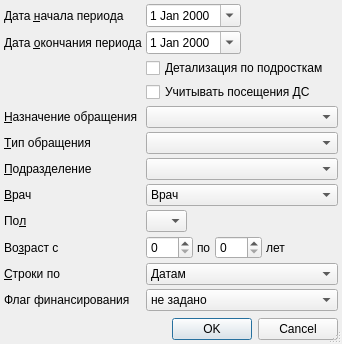
<?xml version="1.0" encoding="UTF-8"?>
<ui version="4.0">
 <class>ReportF39ModSetupDialog</class>
 <widget class="QDialog" name="ReportF39ModSetupDialog">
  <property name="windowModality">
   <enum>Qt::ApplicationModal</enum>
  </property>
  <property name="geometry">
   <rect>
    <x>0</x>
    <y>0</y>
    <width>342</width>
    <height>344</height>
   </rect>
  </property>
  <property name="windowTitle">
   <string>параметры отчёта</string>
  </property>
  <property name="sizeGripEnabled">
   <bool>true</bool>
  </property>
  <layout class="QGridLayout">
   <property name="margin">
    <number>4</number>
   </property>
   <property name="spacing">
    <number>4</number>
   </property>
   <item row="0" column="0">
    <widget class="QLabel" name="lblBegDate">
     <property name="text">
      <string>Дата &amp;начала периода</string>
     </property>
     <property name="buddy">
      <cstring>edtBegDate</cstring>
     </property>
    </widget>
   </item>
   <item row="0" column="1">
    <widget class="CDateEdit" name="edtBegDate">
     <property name="calendarPopup">
      <bool>true</bool>
     </property>
    </widget>
   </item>
   <item row="0" column="2">
    <spacer>
     <property name="orientation">
      <enum>Qt::Horizontal</enum>
     </property>
     <property name="sizeHint" stdset="0">
      <size>
       <width>91</width>
       <height>20</height>
      </size>
     </property>
    </spacer>
   </item>
   <item row="1" column="0">
    <widget class="QLabel" name="lblEndDate">
     <property name="text">
      <string>Дата &amp;окончания периода</string>
     </property>
     <property name="buddy">
      <cstring>edtEndDate</cstring>
     </property>
    </widget>
   </item>
   <item row="1" column="1">
    <widget class="CDateEdit" name="edtEndDate">
     <property name="calendarPopup">
      <bool>true</bool>
     </property>
    </widget>
   </item>
   <item row="1" column="2">
    <spacer>
     <property name="orientation">
      <enum>Qt::Horizontal</enum>
     </property>
     <property name="sizeHint" stdset="0">
      <size>
       <width>91</width>
       <height>20</height>
      </size>
     </property>
    </spacer>
   </item>
   <item row="8" column="0">
    <widget class="QLabel" name="lblOrgStructure">
     <property name="text">
      <string>&amp;Подразделение</string>
     </property>
     <property name="buddy">
      <cstring>cmbOrgStructure</cstring>
     </property>
    </widget>
   </item>
   <item row="8" column="1" colspan="2">
    <widget class="COrgStructureComboBox" name="cmbOrgStructure"/>
   </item>
   <item row="9" column="0">
    <widget class="QLabel" name="lblPerson">
     <property name="text">
      <string>&amp;Врач</string>
     </property>
     <property name="buddy">
      <cstring>cmbPerson</cstring>
     </property>
    </widget>
   </item>
   <item row="9" column="1" colspan="2">
    <widget class="CPersonComboBoxEx" name="cmbPerson">
     <item>
      <property name="text">
       <string>Врач</string>
      </property>
     </item>
    </widget>
   </item>
   <item row="16" column="0" colspan="3">
    <widget class="QDialogButtonBox" name="buttonBox">
     <property name="orientation">
      <enum>Qt::Horizontal</enum>
     </property>
     <property name="standardButtons">
      <set>QDialogButtonBox::Cancel|QDialogButtonBox::Ok</set>
     </property>
    </widget>
   </item>
   <item row="12" column="0">
    <widget class="QLabel" name="lblRowGrouping">
     <property name="text">
      <string>&amp;Строки по</string>
     </property>
     <property name="buddy">
      <cstring>cmbRowGrouping</cstring>
     </property>
    </widget>
   </item>
   <item row="12" column="1" colspan="2">
    <widget class="QComboBox" name="cmbRowGrouping">
     <item>
      <property name="text">
       <string>Датам</string>
      </property>
     </item>
     <item>
      <property name="text">
       <string>Врачам</string>
      </property>
     </item>
     <item>
      <property name="text">
       <string>Подразделениям</string>
      </property>
     </item>
     <item>
      <property name="text">
       <string>Специальности</string>
      </property>
     </item>
     <item>
      <property name="text">
       <string>Должности</string>
      </property>
     </item>
    </widget>
   </item>
   <item row="7" column="1" colspan="2">
    <widget class="CRBComboBox" name="cmbEventType"/>
   </item>
   <item row="4" column="1" colspan="2">
    <widget class="CRBComboBox" name="cmbEventPurpose"/>
   </item>
   <item row="4" column="0">
    <widget class="QLabel" name="lblEventPurpose">
     <property name="text">
      <string>&amp;Назначение обращения</string>
     </property>
     <property name="buddy">
      <cstring>cmbEventPurpose</cstring>
     </property>
    </widget>
   </item>
   <item row="7" column="0">
    <widget class="QLabel" name="lblEventType">
     <property name="text">
      <string>&amp;Тип обращения</string>
     </property>
     <property name="buddy">
      <cstring>cmbEventType</cstring>
     </property>
    </widget>
   </item>
   <item row="14" column="0">
    <widget class="QLabel" name="lblVisitPayStatus">
     <property name="text">
      <string>Флаг финансирования</string>
     </property>
    </widget>
   </item>
   <item row="14" column="1" colspan="2">
    <widget class="QComboBox" name="cmbVisitPayStatus">
     <item>
      <property name="text">
       <string>не задано</string>
      </property>
     </item>
     <item>
      <property name="text">
       <string>не выставлено</string>
      </property>
     </item>
     <item>
      <property name="text">
       <string>выставлено</string>
      </property>
     </item>
     <item>
      <property name="text">
       <string>отказано</string>
      </property>
     </item>
     <item>
      <property name="text">
       <string>оплачено</string>
      </property>
     </item>
    </widget>
   </item>
   <item row="15" column="0">
    <spacer>
     <property name="orientation">
      <enum>Qt::Vertical</enum>
     </property>
     <property name="sizeHint" stdset="0">
      <size>
       <width>129</width>
       <height>20</height>
      </size>
     </property>
    </spacer>
   </item>
   <item row="2" column="1" colspan="2">
    <widget class="QCheckBox" name="chkDetailChildren">
     <property name="text">
      <string>Детализация по подросткам</string>
     </property>
    </widget>
   </item>
   <item row="3" column="1" colspan="2">
    <widget class="QCheckBox" name="chkVisitHospital">
     <property name="text">
      <string>Учитывать посещения ДС</string>
     </property>
    </widget>
   </item>
   <item row="10" column="0">
    <widget class="QLabel" name="lblSex">
     <property name="text">
      <string>По&amp;л</string>
     </property>
     <property name="buddy">
      <cstring>cmbSex</cstring>
     </property>
    </widget>
   </item>
   <item row="10" column="1">
    <widget class="QComboBox" name="cmbSex">
     <property name="sizePolicy">
      <sizepolicy hsizetype="Maximum" vsizetype="Fixed">
       <horstretch>0</horstretch>
       <verstretch>0</verstretch>
      </sizepolicy>
     </property>
     <item>
      <property name="text">
       <string/>
      </property>
     </item>
     <item>
      <property name="text">
       <string>М</string>
      </property>
     </item>
     <item>
      <property name="text">
       <string>Ж</string>
      </property>
     </item>
    </widget>
   </item>
   <item row="11" column="0">
    <widget class="QLabel" name="lblAge">
     <property name="text">
      <string>Во&amp;зраст с</string>
     </property>
     <property name="buddy">
      <cstring>edtAgeFrom</cstring>
     </property>
    </widget>
   </item>
   <item row="11" column="1" colspan="2">
    <widget class="QFrame" name="frmAge">
     <property name="frameShape">
      <enum>QFrame::NoFrame</enum>
     </property>
     <property name="frameShadow">
      <enum>QFrame::Raised</enum>
     </property>
     <layout class="QHBoxLayout" name="_2">
      <property name="spacing">
       <number>4</number>
      </property>
      <property name="margin">
       <number>0</number>
      </property>
      <item>
       <widget class="QSpinBox" name="edtAgeFrom">
        <property name="sizePolicy">
         <sizepolicy hsizetype="Preferred" vsizetype="Fixed">
          <horstretch>0</horstretch>
          <verstretch>0</verstretch>
         </sizepolicy>
        </property>
        <property name="maximum">
         <number>150</number>
        </property>
       </widget>
      </item>
      <item>
       <widget class="QLabel" name="lblAgeTo">
        <property name="text">
         <string>по</string>
        </property>
        <property name="buddy">
         <cstring>edtAgeTo</cstring>
        </property>
       </widget>
      </item>
      <item>
       <widget class="QSpinBox" name="edtAgeTo">
        <property name="sizePolicy">
         <sizepolicy hsizetype="Preferred" vsizetype="Fixed">
          <horstretch>0</horstretch>
          <verstretch>0</verstretch>
         </sizepolicy>
        </property>
        <property name="maximum">
         <number>150</number>
        </property>
       </widget>
      </item>
      <item>
       <widget class="QLabel" name="lblAgeYears">
        <property name="text">
         <string>лет</string>
        </property>
        <property name="buddy">
         <cstring>edtAgeTo</cstring>
        </property>
       </widget>
      </item>
      <item>
       <spacer>
        <property name="orientation">
         <enum>Qt::Horizontal</enum>
        </property>
        <property name="sizeHint" stdset="0">
         <size>
          <width>21</width>
          <height>20</height>
         </size>
        </property>
       </spacer>
      </item>
     </layout>
    </widget>
   </item>
  </layout>
 </widget>
 <customwidgets>
  <customwidget>
   <class>CDateEdit</class>
   <extends>QDateEdit</extends>
   <header>library/DateEdit</header>
  </customwidget>
  <customwidget>
   <class>CRBComboBox</class>
   <extends>QComboBox</extends>
   <header>library/crbcombobox.h</header>
  </customwidget>
  <customwidget>
   <class>COrgStructureComboBox</class>
   <extends>QComboBox</extends>
   <header>Orgs/OrgStructComboBoxes.h</header>
  </customwidget>
  <customwidget>
   <class>CPersonComboBoxEx</class>
   <extends>QComboBox</extends>
   <header>Orgs/PersonComboBoxEx.h</header>
  </customwidget>
 </customwidgets>
 <tabstops>
  <tabstop>edtBegDate</tabstop>
  <tabstop>edtEndDate</tabstop>
  <tabstop>chkDetailChildren</tabstop>
  <tabstop>chkVisitHospital</tabstop>
  <tabstop>cmbEventPurpose</tabstop>
  <tabstop>cmbEventType</tabstop>
  <tabstop>cmbOrgStructure</tabstop>
  <tabstop>cmbPerson</tabstop>
  <tabstop>cmbSex</tabstop>
  <tabstop>edtAgeFrom</tabstop>
  <tabstop>edtAgeTo</tabstop>
  <tabstop>cmbRowGrouping</tabstop>
  <tabstop>cmbVisitPayStatus</tabstop>
  <tabstop>buttonBox</tabstop>
 </tabstops>
 <resources/>
 <connections>
  <connection>
   <sender>buttonBox</sender>
   <signal>accepted()</signal>
   <receiver>ReportF39ModSetupDialog</receiver>
   <slot>accept()</slot>
   <hints>
    <hint type="sourcelabel">
     <x>112</x>
     <y>177</y>
    </hint>
    <hint type="destinationlabel">
     <x>102</x>
     <y>90</y>
    </hint>
   </hints>
  </connection>
  <connection>
   <sender>buttonBox</sender>
   <signal>rejected()</signal>
   <receiver>ReportF39ModSetupDialog</receiver>
   <slot>reject()</slot>
   <hints>
    <hint type="sourcelabel">
     <x>225</x>
     <y>177</y>
    </hint>
    <hint type="destinationlabel">
     <x>236</x>
     <y>76</y>
    </hint>
   </hints>
  </connection>
 </connections>
</ui>
